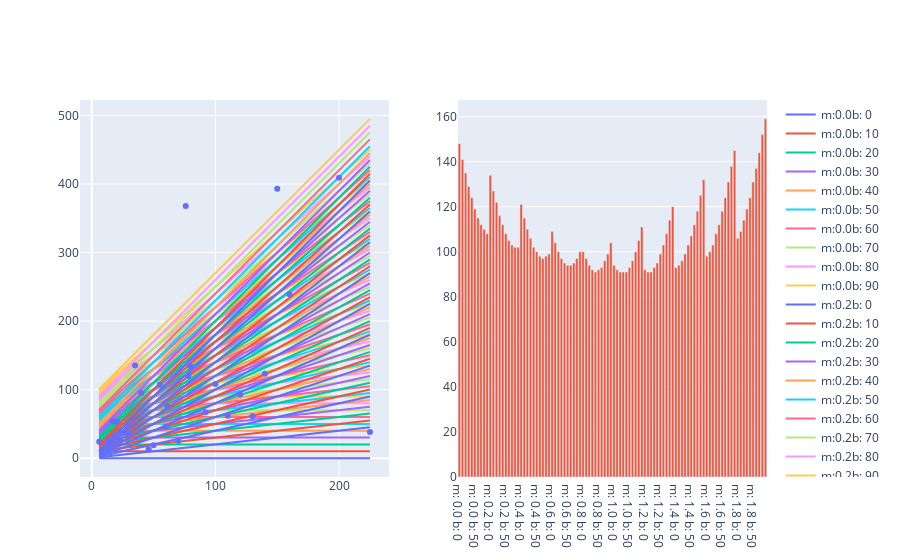

Notebook code for this chart:
### Code cell
### add more regression lines here, by adding new elements to the list
regression_lines = []
for i in range(0, 20, 2):
    for j in range(0, 100, 10):
        regression_lines.append((i / 10.0, j))

if x_values and y_values:
    regression_traces = list(map(lambda line: m_b_trace(line[0], line[1], x_values, name='m:' + str(line[0]) + 'b: ' + str(line[1])), regression_lines))

    scatter_trace = trace_values(x_values, y_values, text=titles, name='movie data')
    rmse_calc_trace = trace_rmse(x_values, y_values, regression_lines)

    regression_and_rss(scatter_trace, regression_traces, rmse_calc_trace)
